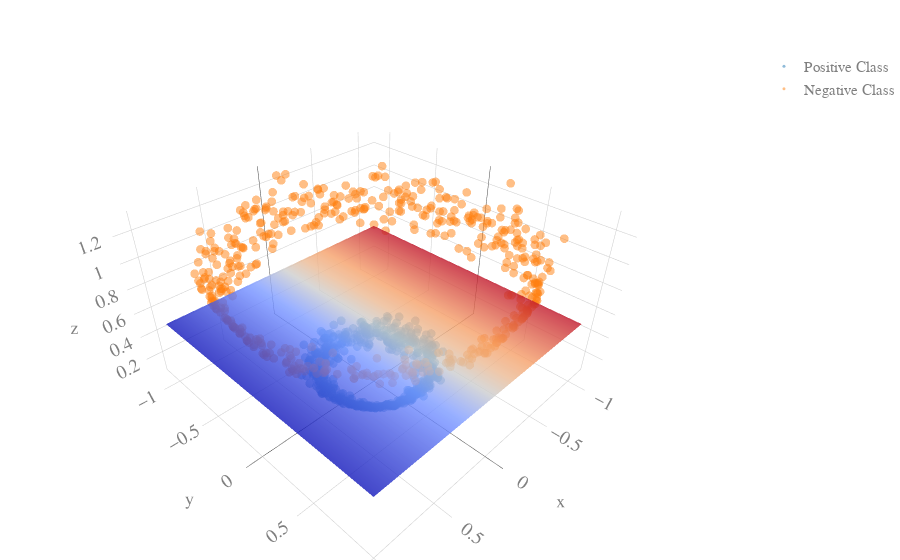

The cell this chart's notebook holds for it:
### Markdown cell above
### Wende SVM mit linearen Kernel auf transformierte Daten an

### Code cell
svm = SVC(kernel="linear",C=0.1)
svm.fit(newX,y)
plot_data(newX,y,svm,interactive=True)

### Figure 1 — Plotly figure (JSON) as saved in the notebook; plotly's stock layout.template omitted (floating-point values rounded to 4 significant figures; data arrays with more than 128 entries replaced by an {"elided": "..."} marker saying what was removed)
{"data": [{"marker": {"opacity": 0.5, "size": 3}, "mode": "markers", "name": "Positive Class", "type": "scatter3d", "x": {"elided": "500 float values"}, "y": {"elided": "500 float values"}, "z": {"elided": "500 float values"}}, {"marker": {"opacity": 0.5, "size": 3}, "mode": "markers", "name": "Negative Class", "type": "scatter3d", "x": {"elided": "500 float values"}, "y": {"elided": "500 float values"}, "z": {"elided": "500 float values"}}, {"autocolorscale": false, "cauto": false, "opacity": 0.8, "showlegend": false, "showscale": false, "surfacecolor": "#8e44ad", "type": "surface", "x": {"elided": "51x51 float values"}, "y": {"elided": "51x51 float values"}, "z": {"elided": "51x51 float values"}}], "layout": {"font": {"color": "#7f7f7f", "family": "Optima", "size": 15}, "margin": {"b": 0, "l": 0, "r": 0, "t": 50}, "title": null}}
